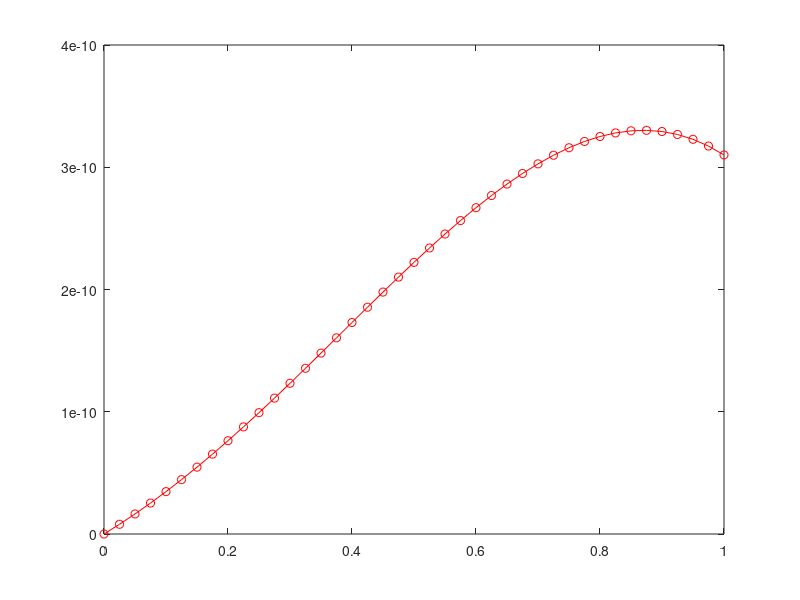

This chart was generated by the following MATLAB code:
dt = .025;
T = 0:.025:1;
Y = zeros(1,41);
Y(1) = .5;
for i = 2:1:41
    k1 = (Y(i-1).^2 + 2 .*  T(i-1) .* Y(i-1))./(3 + T(i-1).^2);
    k2 = ((Y(i-1)+ k1.*dt./2).^2 + 2 .*  (T(i-1)+ dt./2) .* (Y(i-1)+ k1.*dt./2))./(3 + (T(i-1)+ dt./2).^2);
    k3 = ((Y(i-1)+ k2.*dt./2).^2 + 2 .*  (T(i-1)+ dt./2) .* (Y(i-1)+ k2.*dt./2))./(3 + (T(i-1)+ dt./2).^2);
    k4 = ((Y(i-1)+ k3.*dt).^2 + 2 .*  (T(i-1)+ dt) .* (Y(i-1)+ k3.*dt))./(3 + (T(i-1)+ dt).^2);
    Y(i) = Y(i-1) + dt.*(k1 + 2.*k2 + 2.*k3 + k4)./6;
end

yExact = @(t) (3 + t.^2) ./ (6 - t);

hold on;
plot(T,Y,'r-o');
plot(T, yExact(T),'b-x');
hold off;

plot(T,abs(yExact(T) - Y), 'r-o')